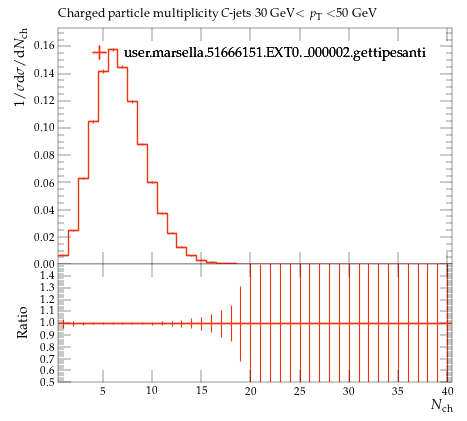

Source code (Python):
#! /usr/bin/env python

# This Python script was auto-generated using YODA v2.0.2.
# Analysis object: /MC_HFDECAYS/avg_C_jet_ch_mult_30_50
# Timestamp: 24-07-2026 (16:40:05)

import matplotlib as mpl
import matplotlib.pyplot as plt
mpl.use('Agg') # comment out for interactive use
import os
import numpy as np

plotDir = os.path.split(os.path.realpath(__file__))[0]
if 'YODA_USER_PLOT_PATH' in globals():
    plot_outdir = globals()['YODA_USER_PLOT_PATH']
else:
    plot_outdir = plotDir

#plot style
plt.style.use(os.path.join(plotDir, '../default.mplstyle'))
# plot metadata
figW, figH = plt.rcParams['figure.figsize']
ax_xLabel = r'$N_\mathrm{ch}$'
ax_yLabel = r'$1/\sigma \mathrm{d}\sigma/\mathrm{d}N_\mathrm{ch}$'
ax_title  = r'Charged particle multiplicity $C$-jets 30 GeV$<p_\mathrm{T}<$50 GeV'
ax_xScale = 'linear'
ax_yScale = 'linear'
xLims = (0.5, 40.5)
yLims = (0.0, 0.17371739000000003)
xMinorTickMarks = 0

# TeX-friendly labels for the legend
labels = {
    'legend' : ([ r"user.marsella.51666151.EXT0.\_000002.gettipesanti" ], r""),
}

# Adjust canvas width and height
canvasW = 10.0
canvasH = 9.0
figW *= canvasW/10.
figH *= canvasH/9.

# Create figure and axis objects
fig, (ax, ratio0_ax) = plt.subplots(2, 1, sharex=True,
                  figsize=(figW,figH), gridspec_kw={'height_ratios': (6.0, 3.0)})

# Set figure margins
plt.subplots_adjust(
    left   = 1.0 * plt.rcParams['figure.subplot.left'],
    right  = 1.0 * plt.rcParams['figure.subplot.right'],
    top    = 1.0 * plt.rcParams['figure.subplot.top'],
    bottom = 1.0 * plt.rcParams['figure.subplot.bottom'])

ratio0_ax.yaxis.set_major_locator(mpl.ticker.MultipleLocator(0.1))
ratio0_ax.set_ylim(0.5, 1.4999)
ratio0_ax.set_ylabel('Ratio')
ratio0_ax.xaxis.set_minor_locator(mpl.ticker.NullLocator())

# the numerical data is stored in a separate file
dataf = dict()
prefix = os.path.split(__file__)[0]
if prefix:    prefix = prefix + '/'
exec(open(prefix+'avg_C_jet_ch_mult_30_50__data.py').read(), dataf)


legend_handles = dict() # keep track of handles for the legend

# style options for curves
# starts at zorder>=5 to draw curve on top of legend
styles = {
  'user.marsella.51666151.EXT0._000002.gettipesanti.yoda.gz': {
    'color' : '#EE3311',
    'linestyle' : '-',
    'linewidth' : 1,
    'marker' : 'none',
    'markersize' : 2,
    'capsize' : 0.0,
    'zorder' : 5,
    'histstyle' : 1,
    'drawstyle' : 'steps-pre',
    'xerrorbars' : 1,
    'yerrorbars' : 1,
    'fillcolor' : None,
    'fillopacity' : 1.0,
    'ratio0_linestyle' : '-',
    'ratio0_linewidth' : 1,
    'ratio0_marker' : 'none',
    'ratio0_markersize' : 2,
    'ratio0_capsize' : 0.0,
    'ratio0_zorder' : 5,
    'ratio0_histstyle' : 1,
    'ratio0_drawstyle' : 'steps-pre',
    'ratio0_xerrorbars' : 1,
    'ratio0_yerrorbars' : 1,
  },
}

# curve from input yoda files in main panel
for label, yvals in dataf['yvals'].items():
    if all(np.isnan(v) for v in dataf['yvals'][label]):
        continue
    tmp = None
    if styles[label]['histstyle']: # draw as histogram
        xpos = dataf['xedges'][label] if styles[label]['drawstyle'] else dataf['xpoints'][label]
        ypos = np.insert(yvals, 0, yvals[0]) if styles[label]['drawstyle'] else yvals
        if styles[label]['fillcolor']: # fill area below curve
            ax.fill_between(xpos, ypos, step='pre',
                            color=styles[label]['fillcolor'],
                            alpha=styles[label]['fillopacity'])
        tmp, = ax.plot(xpos, ypos,
                       color=styles[label]['color'],
                       linestyle=styles[label]['linestyle'],
                       linewidth=styles[label]['linewidth'],
                       drawstyle=styles[label]['drawstyle'], solid_joinstyle='miter',
                       zorder=styles[label]['zorder'], label=label)
    tmp = ax.errorbar(dataf['xpoints'][label], yvals,
                      xerr=np.array(dataf['xerrs'][label])*styles[label]['xerrorbars'],
                      yerr=np.array(dataf['yerrs'][label])*styles[label]['yerrorbars'],
                      fmt=styles[label]['marker'], capsize=styles[label]['capsize'],
                      markersize=styles[label]['markersize'],
                      ecolor=styles[label]['color'],
                      color=styles[label]['color'], zorder=styles[label]['zorder'])
    tmp[-1][0].set_linestyle(styles[label]['linestyle'])
    tmp[-1][0].set_linewidth(styles[label]['linewidth'])
    if label in dataf['add_legend_handle']:  legend_handles[label] = tmp
    for varLabel in dataf['variation_yvals'].keys():
        if varLabel.startswith(label):
            tmp, = ax.plot(dataf['xedges'][label], dataf['variation_yvals'][varLabel],
                           color=styles[label]['color'],
                           linestyle=styles[label]['linestyle'],
                           linewidth=styles[label]['linewidth'],
                           drawstyle='steps-pre', solid_joinstyle='miter',
                           zorder=styles[label]['zorder'], alpha=0.5)


# plots on ratio panel
# curve from input yoda files in ratio panel
for label, yvals in dataf['ratio0_yvals'].items():
    if all(np.isnan(v) for v in yvals):
        continue
    if styles[label]['ratio0_histstyle']: # plot as histogram
        xpos = dataf['xedges']['user.marsella.51666151.EXT0._000002.gettipesanti.yoda.gz'] if styles[label]['ratio0_drawstyle'] else dataf['xpoints']['user.marsella.51666151.EXT0._000002.gettipesanti.yoda.gz']
        ypos = np.insert(yvals, 0, yvals[0]) if styles[label]['ratio0_drawstyle'] else yvals
        ratio0_ax.plot(xpos, ypos,
                       color=styles[label]['color'],
                       linewidth=styles[label]['linewidth'],
                       linestyle=styles[label]['ratio0_linestyle'],
                       drawstyle=styles[label]['ratio0_drawstyle'], zorder=styles[label]['zorder'],
                       solid_joinstyle='miter')
    tmp = ratio0_ax.errorbar(dataf['xpoints']['user.marsella.51666151.EXT0._000002.gettipesanti.yoda.gz'], yvals,
                             xerr=np.array(dataf['ref_xerrs'])*styles[label]['ratio0_xerrorbars'],
                             yerr=np.array(dataf['ratio0_yerrs'][label])*styles[label]['ratio0_yerrorbars'],
                             fmt=styles[label]['ratio0_marker'], capsize=styles[label]['ratio0_capsize'],
                             markersize=styles[label]['ratio0_markersize'],
                             ecolor=styles[label]['color'],
                             color=styles[label]['color'])
    tmp[-1][0].set_linestyle(styles[label]['ratio0_linestyle'])
    tmp[-1][0].set_linewidth(styles[label]['ratio0_linewidth'])

    for varlabel in dataf['ratio0_variation_vals'].keys():
        if varlabel.startswith(label):
            ratio0_ax.plot(dataf['xedges']['user.marsella.51666151.EXT0._000002.gettipesanti.yoda.gz'],
                            dataf['ratio0_variation_vals'][varlabel],
                            color=styles[label]['color'],
                            linestyle=styles[label]['linestyle'],
                            linewidth=styles[label]['linewidth'],
                            drawstyle='steps-pre', solid_joinstyle='miter',
                            zorder=1, alpha=0.5)

legend_items = list(legend_handles.values())
ax.add_artist(ax.legend(legend_items,
                        labels['legend'][0],
                        title=labels['legend'][1],
                        alignment='left',
                        loc='upper center',
                        bbox_to_anchor=(0.5, 0.97)))

# set plot metadata as defined above
ratio0_ax.set_xlabel(ax_xLabel)
ratio0_ax.xaxis.set_label_coords(1., -0.15)
ax.set_ylabel(ax_yLabel, ha='right', va='top')
ax.yaxis.set_label_coords(-0.11, 1.0)
ax.set_title(ax_title, loc='left')
ax.set_xscale(ax_xScale)
ax.set_yscale(ax_yScale)
ax.set_xlim(xLims)
ax.set_ylim(yLims)

# tick formatting
plt.rcParams['xtick.top'] = True
plt.rcParams['ytick.right'] = True
ax.xaxis.set_minor_locator(mpl.ticker.NullLocator())
fig.align_ylabels((ax, ratio0_ax))
plt.savefig(os.path.join(plot_outdir, 'avg_C_jet_ch_mult_30_50.pdf'), format='PDF')
plt.savefig(os.path.join(plot_outdir, 'avg_C_jet_ch_mult_30_50.png'), format='PNG')

plt.close(fig)
